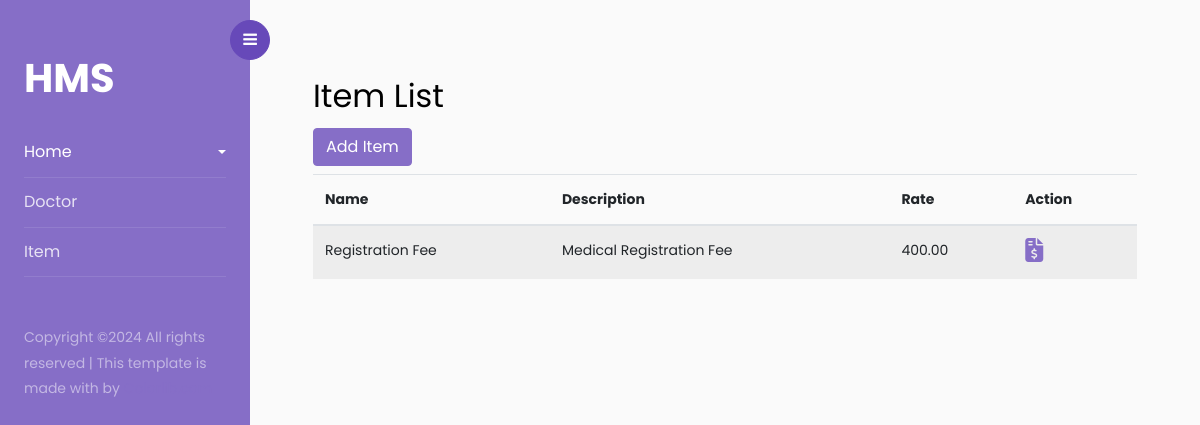
The page /item-list/ (signed in) on the database its author committed.
### bnh/models.py (models this page shows, shortened)
class Item(models.Model):
    name = models.CharField(max_length=120)
    description = models.CharField(max_length=1020)
    rate = models.DecimalField(default=0, decimal_places=2, max_digits=40)

### bnh/views.py (the view)
# urls.py: path('item-list/', item_list, name='item-list'),
@login_required
def item_list(request):
    items = Item.objects.all()
    context = {
        'items': items
    }
    return render(request, 'item_list.html', context)

### bnh/templates/item_list.html
{%extends 'base.html'%}
{% block content %}
<div class="container mt-4">
    <h2>Item List</h2>
    <a href="{% url 'bnh:item-create' %}" class="btn btn-primary mb-2" style="color:white;">
        Add Item
    </a>
    <table class="table table-striped">
        <thead>
            <tr>
                <th>Name</th>
                <th>Description</th>
                <th>Rate</th>
                <th>Action</th>
            </tr>
        </thead>
        <tbody>
            {% for item in items %}
                <tr>
                    <td>{{ item.name }}</td>
                    <td>{{ item.description }}</td>
                    <td>{{ item.rate }}</td>
                    <td><a href="{% url 'bnh:item-list' %}"><i style="font-size: 1.5rem;" class="fa-solid fa-file-invoice-dollar"></i></a></td>
                </tr>
            {% endfor %}
        </tbody>
    </table>
</div>
{% endblock content %}

### rows shown on the page
Item: name "Registration Fee", description "Medical Registration Fee", rate "400.00"
